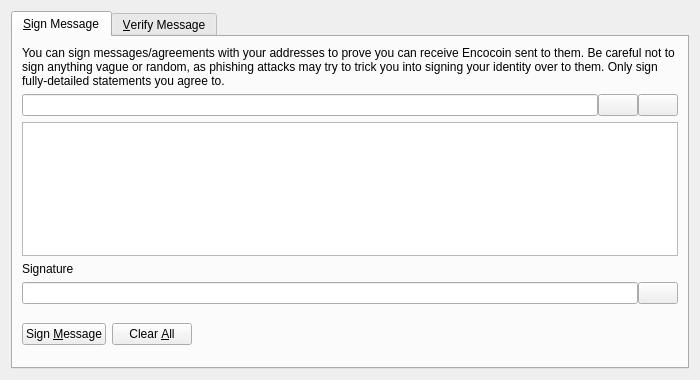
<?xml version="1.0" encoding="UTF-8"?>
<ui version="4.0">
 <class>SignVerifyMessageDialog</class>
 <widget class="QDialog" name="SignVerifyMessageDialog">
  <property name="geometry">
   <rect>
    <x>0</x>
    <y>0</y>
    <width>700</width>
    <height>380</height>
   </rect>
  </property>
  <property name="windowTitle">
   <string>Signatures - Sign / Verify a Message</string>
  </property>
  <property name="modal">
   <bool>true</bool>
  </property>
  <layout class="QVBoxLayout" name="verticalLayout">
   <item>
    <widget class="QTabWidget" name="tabWidget">
     <property name="currentIndex">
      <number>0</number>
     </property>
     <widget class="QWidget" name="tabSignMessage">
      <attribute name="title">
       <string>&amp;Sign Message</string>
      </attribute>
      <layout class="QVBoxLayout" name="verticalLayout_SM">
       <item>
        <widget class="QLabel" name="infoLabel_SM">
         <property name="text">
          <string>You can sign messages/agreements with your addresses to prove you can receive Encocoin sent to them. Be careful not to sign anything vague or random, as phishing attacks may try to trick you into signing your identity over to them. Only sign fully-detailed statements you agree to.</string>
         </property>
         <property name="textFormat">
          <enum>Qt::PlainText</enum>
         </property>
         <property name="wordWrap">
          <bool>true</bool>
         </property>
        </widget>
       </item>
       <item>
        <layout class="QHBoxLayout" name="horizontalLayout_1_SM">
         <property name="spacing">
          <number>0</number>
         </property>
         <item>
          <widget class="QValidatedLineEdit" name="addressIn_SM">
           <property name="toolTip">
            <string>The Encocoin address to sign the message with</string>
           </property>
          </widget>
         </item>
         <item>
          <widget class="QPushButton" name="addressBookButton_SM">
           <property name="toolTip">
            <string>Choose previously used address</string>
           </property>
           <property name="text">
            <string/>
           </property>
           <property name="shortcut">
            <string>Alt+A</string>
           </property>
           <property name="autoDefault">
            <bool>false</bool>
           </property>
          </widget>
         </item>
         <item>
          <widget class="QPushButton" name="pasteButton_SM">
           <property name="toolTip">
            <string>Paste address from clipboard</string>
           </property>
           <property name="text">
            <string/>
           </property>
           <property name="shortcut">
            <string>Alt+P</string>
           </property>
           <property name="autoDefault">
            <bool>false</bool>
           </property>
          </widget>
         </item>
        </layout>
       </item>
       <item>
        <widget class="QPlainTextEdit" name="messageIn_SM">
         <property name="toolTip">
          <string>Enter the message you want to sign here</string>
         </property>
        </widget>
       </item>
       <item>
        <widget class="QLabel" name="signatureLabel_SM">
         <property name="text">
          <string>Signature</string>
         </property>
         <property name="textFormat">
          <enum>Qt::PlainText</enum>
         </property>
        </widget>
       </item>
       <item>
        <layout class="QHBoxLayout" name="horizontalLayout_2_SM">
         <property name="spacing">
          <number>0</number>
         </property>
         <item>
          <widget class="QLineEdit" name="signatureOut_SM">
           <property name="font">
            <font>
             <italic>true</italic>
            </font>
           </property>
           <property name="readOnly">
            <bool>true</bool>
           </property>
          </widget>
         </item>
         <item>
          <widget class="QPushButton" name="copySignatureButton_SM">
           <property name="toolTip">
            <string>Copy the current signature to the system clipboard</string>
           </property>
           <property name="text">
            <string/>
           </property>
           <property name="autoDefault">
            <bool>false</bool>
           </property>
          </widget>
         </item>
        </layout>
       </item>
       <item>
        <layout class="QHBoxLayout" name="horizontalLayout_3_SM">
         <item>
          <widget class="QPushButton" name="signMessageButton_SM">
           <property name="toolTip">
            <string>Sign the message to prove you own this Encocoin address</string>
           </property>
           <property name="text">
            <string>Sign &amp;Message</string>
           </property>
           <property name="autoDefault">
            <bool>false</bool>
           </property>
          </widget>
         </item>
         <item>
          <widget class="QPushButton" name="clearButton_SM">
           <property name="toolTip">
            <string>Reset all sign message fields</string>
           </property>
           <property name="text">
            <string>Clear &amp;All</string>
           </property>
           <property name="autoDefault">
            <bool>false</bool>
           </property>
          </widget>
         </item>
         <item>
          <spacer name="horizontalSpacer_1_SM">
           <property name="orientation">
            <enum>Qt::Horizontal</enum>
           </property>
           <property name="sizeHint" stdset="0">
            <size>
             <width>40</width>
             <height>48</height>
            </size>
           </property>
          </spacer>
         </item>
         <item>
          <widget class="QLabel" name="statusLabel_SM">
           <property name="font">
            <font>
             <weight>75</weight>
             <bold>true</bold>
            </font>
           </property>
           <property name="text">
            <string/>
           </property>
           <property name="wordWrap">
            <bool>true</bool>
           </property>
          </widget>
         </item>
         <item>
          <spacer name="horizontalSpacer_2_SM">
           <property name="orientation">
            <enum>Qt::Horizontal</enum>
           </property>
           <property name="sizeHint" stdset="0">
            <size>
             <width>40</width>
             <height>48</height>
            </size>
           </property>
          </spacer>
         </item>
        </layout>
       </item>
      </layout>
     </widget>
     <widget class="QWidget" name="tabVerifyMessage">
      <attribute name="title">
       <string>&amp;Verify Message</string>
      </attribute>
      <layout class="QVBoxLayout" name="verticalLayout_VM">
       <item>
        <widget class="QLabel" name="infoLabel_VM">
         <property name="text">
          <string>Enter the receiver's address, message (ensure you copy line breaks, spaces, tabs, etc. exactly) and signature below to verify the message. Be careful not to read more into the signature than what is in the signed message itself, to avoid being tricked by a man-in-the-middle attack. Note that this only proves the signing party receives with the address, it cannot prove sendership of any transaction!</string>
         </property>
         <property name="textFormat">
          <enum>Qt::PlainText</enum>
         </property>
         <property name="alignment">
          <set>Qt::AlignLeading|Qt::AlignLeft|Qt::AlignTop</set>
         </property>
         <property name="wordWrap">
          <bool>true</bool>
         </property>
        </widget>
       </item>
       <item>
        <layout class="QHBoxLayout" name="horizontalLayout_1_VM">
         <property name="spacing">
          <number>0</number>
         </property>
         <item>
          <widget class="QValidatedLineEdit" name="addressIn_VM">
           <property name="toolTip">
            <string>The Encocoin address the message was signed with</string>
           </property>
          </widget>
         </item>
         <item>
          <widget class="QPushButton" name="addressBookButton_VM">
           <property name="toolTip">
            <string>Choose previously used address</string>
           </property>
           <property name="text">
            <string/>
           </property>
           <property name="shortcut">
            <string>Alt+A</string>
           </property>
           <property name="autoDefault">
            <bool>false</bool>
           </property>
          </widget>
         </item>
        </layout>
       </item>
       <item>
        <widget class="QPlainTextEdit" name="messageIn_VM"/>
       </item>
       <item>
        <widget class="QValidatedLineEdit" name="signatureIn_VM"/>
       </item>
       <item>
        <layout class="QHBoxLayout" name="horizontalLayout_2_VM">
         <item>
          <widget class="QPushButton" name="verifyMessageButton_VM">
           <property name="toolTip">
            <string>Verify the message to ensure it was signed with the specified Encocoin address</string>
           </property>
           <property name="text">
            <string>Verify &amp;Message</string>
           </property>
           <property name="autoDefault">
            <bool>false</bool>
           </property>
          </widget>
         </item>
         <item>
          <widget class="QPushButton" name="clearButton_VM">
           <property name="toolTip">
            <string>Reset all verify message fields</string>
           </property>
           <property name="text">
            <string>Clear &amp;All</string>
           </property>
           <property name="autoDefault">
            <bool>false</bool>
           </property>
          </widget>
         </item>
         <item>
          <spacer name="horizontalSpacer_1_VM">
           <property name="orientation">
            <enum>Qt::Horizontal</enum>
           </property>
           <property name="sizeHint" stdset="0">
            <size>
             <width>40</width>
             <height>48</height>
            </size>
           </property>
          </spacer>
         </item>
         <item>
          <widget class="QLabel" name="statusLabel_VM">
           <property name="font">
            <font>
             <weight>75</weight>
             <bold>true</bold>
            </font>
           </property>
           <property name="text">
            <string/>
           </property>
           <property name="wordWrap">
            <bool>true</bool>
           </property>
          </widget>
         </item>
         <item>
          <spacer name="horizontalSpacer_2_VM">
           <property name="orientation">
            <enum>Qt::Horizontal</enum>
           </property>
           <property name="sizeHint" stdset="0">
            <size>
             <width>40</width>
             <height>48</height>
            </size>
           </property>
          </spacer>
         </item>
        </layout>
       </item>
      </layout>
     </widget>
    </widget>
   </item>
  </layout>
 </widget>
 <customwidgets>
  <customwidget>
   <class>QValidatedLineEdit</class>
   <extends>QLineEdit</extends>
   <header>qvalidatedlineedit.h</header>
  </customwidget>
 </customwidgets>
 <resources>
  <include location="../encocoin.qrc"/>
 </resources>
 <connections/>
</ui>
